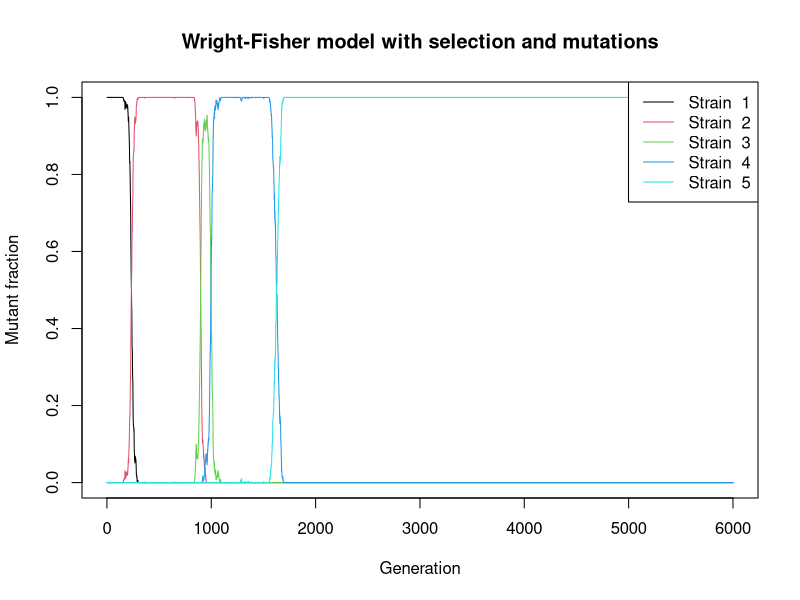

R code for this plot:
## ---- chunk 1
size=1000
n_strains=5
fitness=c(1, 1.1, 1.2, 1.3, 1.4) # or c(1, 1.1, 1, 1.3, 1.4) with mu=0.001 and n_gen=3000
mu=0.00001 # or mu=0.001 with n_gen=300
prob = numeric(n_strains)
strain_nmut = numeric(n_strains)
strain_nmut[n_strains] = 0 #last type is assumed not to mutate
strain_num_aftermut = numeric(n_strains)
n_gen=6000
strain_frac = matrix(nrow=n_gen,ncol=n_strains)
strain_frac[1,1]=1

for(i in 2:n_strains){
  strain_frac[1,i]=0
}

for(j in 2:n_gen){
  for(i in 1:n_strains){
    prob[i]=fitness[i]*strain_frac[j-1,i] #in principle we should normalize so that the entries of prob sum to one, but rmultinom does not require this
  }
  strain_num_beforemut=t( rmultinom( 1, size, prob ) )
  strain_num_aftermut=strain_num_beforemut
  for(i in 1:(n_strains-1)){
    strain_nmut[i]=rbinom( 1, strain_num_beforemut[i], mu )
  }
  for(i in 1:(n_strains-1)){ #last type is assumed not to mutate
    strain_num_aftermut[i]=strain_num_aftermut[i]-strain_nmut[i]
    strain_num_aftermut[i+1]=strain_num_aftermut[i+1]+strain_nmut[i]
  }
  strain_frac[j, ] = strain_num_aftermut / size
}

matplot(1:n_gen, strain_frac, pch=20, type="l", lty="solid", main='Wright-Fisher model with selection and mutations', xlab='Generation', ylab='Mutant fraction')
labels = sprintf('Strain %2d', 1:n_strains)
legend("topright", lty="solid", col=1:n_strains, labels)
